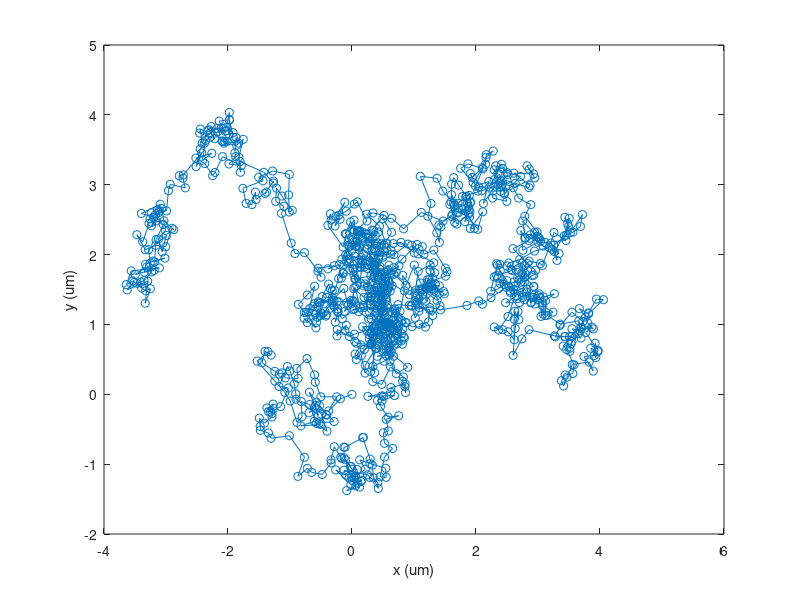
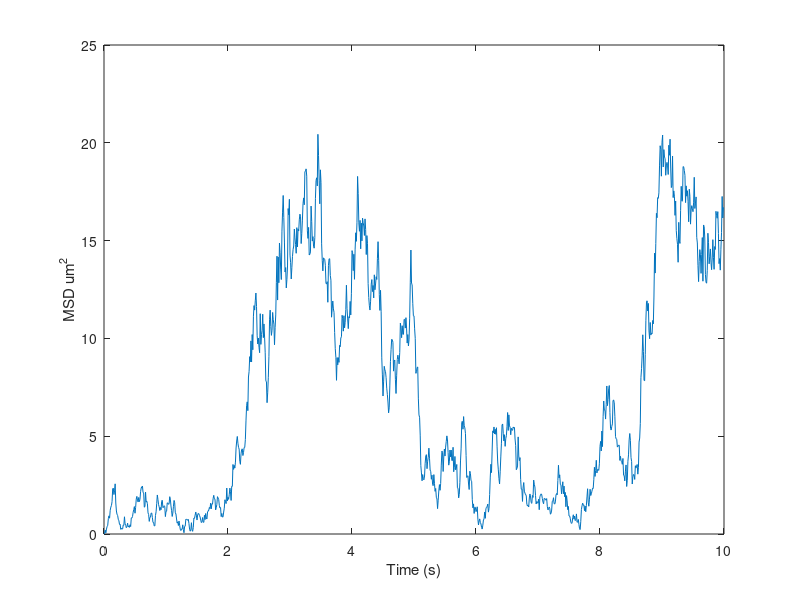

These charts were generated, in order, by the following MATLAB code: (Note: this script raises an error after producing the figures.)
%20.430 PSET 2 
%Authors: Laura Schwendeman


%Question 1
%% Question 1.1 

%calculate Fbound
kon = 0.05; %s
koff = 0.45; %s 

Fbound = kon/(kon+koff)

%simulate diffusion in 2D
Dfree = 1; %um^2/s

tau = 0.01; %s
nsteps = 1000; 
tspan = 0:tau:nsteps*tau; 


%initialize a vector with all the x,y positions
x = zeros(nsteps,1);
y = zeros(nsteps,1); 

%get the parameters of the random gaussian
meanStep = 0; 
sigmaStep = sqrt(2*Dfree*tau);

%get all the displacement steps for ea direction
xsteps = normrnd(meanStep, sigmaStep, nsteps-1, 1);
ysteps = normrnd(meanStep, sigmaStep, nsteps-1, 1);

%get all the possitions by cummulatively summing each step
x(2:end) = cumsum(xsteps); 
y(2:end) = cumsum(ysteps);

%plot the diffusion
figure; 
plot(x,y, 'o-'); 
xlabel('x (um)');
ylabel('y (um)');


%% Question 1.2

error_vec = zeros(1,nsteps);
meanerror_vec = zeros(1,nsteps);

for step = 2:length(error_vec)
    
    error_vec(step) = x(step)^2 + y(step)^2; 
    meanerror_vec(step) = error_vec(step); 


end

figure; 
plot(0:tau:(nsteps*tau-tau), meanerror_vec); 
xlabel("Time (s)")
ylabel("MSD um^2")


%% Question 1.3


%% Question 1.4
close all;

 BoundCounter = 0;

 tau = .01; %s
 kon = .05; %s^-1
 koff = .45; %s^-1
 
 nsteps = 10000; 


 Pon = 1-exp(-kon*tau); %%ask about this
 Poff = 1-exp(-koff*tau); 

 xloc = zeros(nsteps, 1);
 yloc = zeros(nsteps, 1);
 BoundLog = zeros(nsteps,1);

 %for diffusion timesteps
 Dfree = 1; %um^
 sigmaStep = sqrt(2*Dfree*tau);


 for i = 2:nsteps
    
     %generate a uniform random number
     rn = rand();

     %calculate Pon and Poff
     % stepsincelastflip = stepsincelastflip +1;
     % Pon = 1-exp(-kon*tau*stepsincelastflip);
     % Poff = 1-exp(-kon*tau*stepsincelastflip);

     if BoundCounter %bound
        
       xloc(i) = xloc(i-1);
       yloc(i) = yloc(i-1);

        if rn < Poff
            BoundCounter = 0;
            
        end
        
     else %free
        xstep = normrnd(0, sigmaStep);
        ystep = normrnd(0, sigmaStep);
       xloc(i) = xloc(i-1)+xstep;
       yloc(i) = yloc(i-1) + ystep;
      

        %check if crossing the wall
        [xloc(i), yloc(i)] = checkWall(xloc(i), yloc(i), xstep, ystep);


        if rn < Pon
            BoundCounter = 1;
            
        end

     end

     BoundLog(i) = BoundCounter; 
   
    
     %plot real time: 
      %plot
%  figure(1)
% plot(xloc(:), yloc(:),'-k')
% plot(xloc(BoundLog == 1), yloc(BoundLog == 1), 'ob');
% plot(xloc(BoundLog == 0), yloc(BoundLog == 0), 'or');
% hold on
% plot([4,4],[-2,2], 'r')
% plot([-4,-4],[-2,2], 'r')
% plot([4,-4],[2,2], 'r')
% plot([4,-4],[-2,-2], 'r')
% pause(0.01)


 end


 %plot
 figure(1)
 hold on;
plot(xloc(:), yloc(:),'-k')
plot(xloc(BoundLog == 0), yloc(BoundLog == 0), 'or');
plot(xloc(BoundLog == 1), yloc(BoundLog == 1), 'ob', 'LineWidth', 6);
hold on
plot([4,4],[-2,2], 'r')
plot([-4,-4],[-2,2], 'r')
plot([4,-4],[2,2], 'r')
plot([4,-4],[-2,-2], 'r')
xlabel('x (um)')
ylabel('y (um)')
legend("path","Free","Bound")

percentBound = sum(BoundLog)/nsteps

numBindingEvents = sum(diff(BoundLog) == -1)


%% 1.5
close all; 

nproteins = 500;
 nsteps = 1000; 

%diff-rxn parameters
tau = .01; %s
 kon = .05; %s^-1
 koff = .45; %s^-1


 %initialize protein array
 xloc = zeros(nsteps, nproteins);
 yloc = zeros(nsteps, nproteins);
 BoundLog = zeros(nsteps, nproteins);

 xloc(1,:) = rand(1,nproteins)*8-4;
 yloc(1,:) = rand(1,nproteins)*4-2;

 BoundLog(1,:) = binornd(1,Fbound,1,nproteins);


 %generate all of the random values
 xsteps = normrnd(0, sigmaStep,nsteps,nproteins);
 ysteps = normrnd(0, sigmaStep,nsteps,nproteins);

 %now run the simulation for each protein
 for i = 2:nsteps
    
    

  for p = 1:nproteins%loop through each protein
       %generate a uniform random number
        rn = rand();

     if BoundLog(i-1,p) %bound
        
       xloc(i,p) = xloc(i-1,p);
       yloc(i,p) = yloc(i-1,p);

        if rn < Poff
            BoundLog(i,p) = 0;
        else
            BoundLog(i,p) = 1;
        end
        
     else %free
        xstep = xsteps(i,p);
        ystep = ysteps(i,p);
       xloc(i,p) = xloc(i-1,p)+xstep;
       yloc(i,p) = yloc(i-1,p) + ystep;
      

        %check if crossing the wall
        [xloc(i,p), yloc(i,p)] = checkWall(xloc(i,p), yloc(i,p), xstep, ystep);


        if rn < Pon
            BoundLog(i,p) = 1;
        else
            BoundLog(i,p) = 0;
            
        end

     end

  end  
  
  if mod(i,10) == 0
      
         figure(2)
     hold off;
    
    plot(xloc(i, BoundLog(i,:) == 0), yloc(i, BoundLog(i,:) == 0), 'or',xloc(i, BoundLog(i,:) == 1), yloc(i, BoundLog(i,:) == 1), 'ob', 'LineWidth', 6);
    % plot([4,4],[-2,2], 'r')
    % plot([-4,-4],[-2,2], 'r')
    % plot([4,-4],[2,2], 'r')
    % plot([4,-4],[-2,-2], 'r')
    xlabel('x (um)')
    ylabel('y (um)')
    legend("Free","Bound")
    title('Question 1.5')
    
    pause(.01)
    

  end

  
 end



%% Question 1.5 -- Jacquin's verion

% variables
k_on = .05;
k_off = .45;
f_bound = k_on/(k_on+k_off);
D_free = 1;
mu = 0;
delta_tau = .01;
n = 1000;
num_proteins = 500;
sigma = sqrt(2*D_free*delta_tau);
time = [0:.01:n*delta_tau-delta_tau];
rand_vect_x = normrnd(mu, sigma, [num_proteins,n]);
rand_vect_y = normrnd(mu, sigma, [num_proteins,n]);
X = zeros(num_proteins,n);
Y = zeros(num_proteins,n);
X(:,1) = -4 + (4-(-4)).*rand(num_proteins,1);
Y(:,1) = -2 + (2-(-2)).*rand(num_proteins,1);
MSD = zeros(num_proteins,n);
fit = zeros(num_proteins,1);
rand_vect_state = rand(num_proteins,n);
state_mat = zeros(num_proteins,n);
state_mat(:,1)= rand(num_proteins,1) < .1;

% diffusion simulation
P_bound = 1 - exp(-k_on*delta_tau);
P_unbound = 1 - exp(-k_off*delta_tau);
for i = 1:num_proteins
   state = state_mat(i,1);
   for iter = 2:n
       if state == 0
           if rand_vect_state(i, iter) < P_bound
               Y(i,iter) = Y(i,iter-1);
               X(i,iter) = X(i,iter-1);
               state = 1;
           else
               Y(i,iter) = Y(i,iter-1)+rand_vect_y(i,iter);
               X(i,iter) = X(i,iter-1)+rand_vect_x(i,iter);
               if Y(i,iter) > 2
                   Y(i,iter) = Y(i,iter-1)-rand_vect_y(i,iter);
               elseif Y(i,iter) < -2
                   Y(i,iter) = Y(i,iter-1)-rand_vect_y(i,iter);
               end
               if X(i,iter) > 4
                   X(i,iter) = X(i,iter-1)-rand_vect_x(i,iter);
               elseif X(i,iter) < -4
                   X(i,iter) = X(i,iter-1)-rand_vect_x(i,iter);
               end
           end
       else
           if rand_vect_state(i,iter) < P_unbound
               Y(i,iter) = Y(i,iter-1)+rand_vect_y(i,iter);
               X(i,iter) = X(i,iter-1)+rand_vect_x(i,iter);
               if Y(i,iter) > 2
                   Y(i,iter) = Y(i,iter-1)-rand_vect_y(i,iter);
               elseif Y(i,iter) < -2
                   Y(i,iter) = Y(i,iter-1)-rand_vect_y(i,iter);
               end
               if X(i,iter) > 4
                   X(i,iter) = X(i,iter-1)-rand_vect_x(i,iter);
               elseif X(iter) < -4
                   X(i,iter) = X(i,iter-1)-rand_vect_x(i,iter);
               end
               state = 0;
           else
               Y(i,iter) = Y(i,iter-1);
               X(i,iter) = X(i,iter-1);
           end
       end
       state_mat(i,iter) = state;
       MSD(i,iter) = (X(i,iter)-X(i,1)).^2+(Y(i,iter)-Y(i,1)).^2; 
   end
end

%% plot movie
bound_mat = zeros(n, 1)
figure('Position', [100 300 1500 500])

counter = 1;

for t = 1:10:n
   clf
   subplot(1,2,1)
   hold on
   plot(X(:,t), Y(:,t), 'r.')
   plot(X(state_mat(:,t)==1, t), Y(state_mat(:,t)==1, t), 'b.')
   plot([4,4],[-2,2], 'k')
   plot([-4,-4],[-2,2], 'k')
   plot([4,-4],[2,2], 'k')
   plot([4,-4],[-2,-2], 'k')
   xlabel('X (um)')
   ylabel('Y (um)')
   title('XY Plane Position of 500 Simulated Protein in Nucleus at t')
   xlim([-4.5 4.5])
   ylim([-2.5 2.5])
   legend('State = free', 'State = bound')
   
   hold off
  
   subplot(1,2,2)
   ylim([0,1])
   ylabel('Fraction')
   xlabel('Free (0) or Bound (1)')
   title('Fraction of Free and Bound Proteins')
   bound_ratio = [1-(sum(state_mat(:,t))/num_proteins), sum(state_mat(:,t))/num_proteins]
   bound_mat(t,1) = sum(state_mat(:,t))/num_proteins;
   hold on
   bar([0,1], bound_ratio)
   xticks([0,1])
   hold off
   F(counter) = getframe(gcf); 
   counter = counter +1; 
   pause(0.001)

 end
avg_p_bound = mean(nonzeros(bound_mat))


%% make Movie file
writerObj = VideoWriter('Question1pt5.mp4', 'MPEG-4'); %Attempt to create an mp4 file
open(writerObj);
for t= 1:counter

    writeVideo(writerObj,F(t))

end

close(writerObj);

%% Question 1.6
  
%new information
  damageBounds = [-.5, .5; -4,4]; 

  kon_outside = .05; %1/s
  kon_inside = 4.5; %1/s
 Dfree = .1; %s^-1
 tau = .01; %s

   D_free_vals = [100, 10, 1, .1, .01, .001, .0001];
for Dfree = D_free_vals
%initialize the problem
%diff-rxn parameters


 koff = .45; %s^-1

 nsteps = round(30/tau); 

 %initialize protein array
 xloc = zeros(nsteps, nproteins);
 yloc = zeros(nsteps, nproteins);
 BoundLog = zeros(nsteps, nproteins);
 damageLocationState = zeros(nsteps, nproteins);

 xloc(1,:) = rand(1,nproteins)*8-4;
 yloc(1,:) = rand(1,nproteins)*4-2;

 BoundLog(1,:) = binornd(1,Fbound,1,nproteins);
 damageLocationState(1,:) = isInDamagedRegion(xloc(1,:), yloc(1,:),damageBounds);

 %generate all of the random values
 xsteps = normrnd(0, sigmaStep,nsteps,nproteins);
 ysteps = normrnd(0, sigmaStep,nsteps,nproteins);


 %to check diffusion's effects
 
 %now simulate
sigmaStep = sqrt(2*Dfree*tau);
   for i = 2:nsteps
     

  for p = 1:nproteins%loop through each protein

       %generate a uniform random number
        rn = rand();

       %determine if in the damaged region
       damaged = damageLocationState(i-1,p);

       %now calculate the probability of being on
       if damaged %if in the damaged region
           kon = kon_inside; 
       else
           kon = kon_outside;
       end

        Pon = 1-exp(-kon*tau);

     if BoundLog(i-1,p) %bound
        
       xloc(i,p) = xloc(i-1,p);
       yloc(i,p) = yloc(i-1,p);

        if rn < Poff
            BoundLog(i,p) = 0;
        else
            BoundLog(i,p) = 1;
        end
        
     else %free
        xstep = xsteps(i,p);
        ystep = ysteps(i,p);
       xloc(i,p) = xloc(i-1,p)+xstep;
       yloc(i,p) = yloc(i-1,p) + ystep;
      

        %check if crossing the wall
        [xloc(i,p), yloc(i,p)] = checkWall(xloc(i,p), yloc(i,p), xstep, ystep);


        if rn < Pon
            BoundLog(i,p) = 1;
        else
            BoundLog(i,p) = 0;
            
        end

     end

     %update whether in a damaged region now
     damageLocationState(i,p) = isInDamagedRegion(xloc(i,p), yloc(i,p),damageBounds);

  end  
  
  % if mod(i,10) == 0
  % 
  %        figure(3)
  %    hold off;
  %   subplot(1,2,1);
  %   plot(xloc(i, BoundLog(i,:) == 0), yloc(i, BoundLog(i,:) == 0), 'or',xloc(i, BoundLog(i,:) == 1), yloc(i, BoundLog(i,:) == 1), 'ob', 'LineWidth', 6);
  %   % plot([4,4],[-2,2], 'r')
  %   % plot([-4,-4],[-2,2], 'r')
  %   % plot([4,-4],[2,2], 'r')
  %   % plot([4,-4],[-2,-2], 'r')
  %   xlabel('x (um)')
  %   ylabel('y (um)')
  %   legend("Free","Bound")
  %   title('Question 1.6')
  % 
  %   subplot(1,2,2); 
  %   histogram(xloc(i
  % ,:),8/.5)
  %   xlabel('x (um)')
  %   ylabel('number of particles')
  %   title(['t = ' num2str(tau*i)]);
  % 
  % 
  %   pause(.01)
  % 

  % end

  
   end

   %plot Dfree comparisons
   figure(8);
   hold on; 
   plot((1:nsteps)*delta_tau, sum(xloc(:,:) < .5 & xloc(:,:) > -.5 & BoundLog(:,:) == 1, 2))

end

   %% 
   title("number of bound proteins in region over time")
    xlabel("time (s)"); 
    ylabel("number of proteins bound to dna")
    legend("D = 100", "D = 10", "D = 1", "D = .1", "D = .01", "D = .001", "D = .0001")
    set(gca, 'FontSize', 12)



 %% 1.6 Jacquin's version

 %variables
k_on = .05;
k_off = .45;
k_damage = 4.5;
f_bound = k_on/(k_on+k_off);
D_free = 1;
mu = 0;
delta_tau = .01;
n = 3000;
num_proteins = 1000;
sigma = sqrt(2*D_free*delta_tau);
time = [0:.01:n*delta_tau-delta_tau];
rand_vect_x = normrnd(mu, sigma, [num_proteins,n]);
rand_vect_y = normrnd(mu, sigma, [num_proteins,n]);
X = zeros(num_proteins,n);
Y = zeros(num_proteins,n);
X(:,1) = -4 + (4-(-4)).*rand(num_proteins,1);
Y(:,1) = -2 + (2-(-2)).*rand(num_proteins,1);
MSD = zeros(num_proteins,n);
fit = zeros(num_proteins,1);
rand_vect_state = rand(num_proteins,n);
state_mat = zeros(num_proteins,n);
state_mat(:,1)= rand(num_proteins,1) < f_bound;

% diffusion simulation
P_bound = 1 - exp(-k_on*delta_tau);
P_unbound = 1 - exp(-k_off*delta_tau);
P_damage = 1 - exp(-k_damage*delta_tau);
for i = 1:num_proteins
   state = state_mat(i,1);
   for iter = 2:n
       if state == 0
           if X(i, iter-1) >= -.5 && X(i, iter-1) <= .5
               P_on = P_damage;
           else
               P_on = P_bound;
           end
           if rand_vect_state(i, iter) < P_on
               Y(i,iter) = Y(i,iter-1);
               X(i,iter) = X(i,iter-1);
               state = 1;
           else
               Y(i,iter) = Y(i,iter-1)+rand_vect_y(i,iter);
               X(i,iter) = X(i,iter-1)+rand_vect_x(i,iter);
               if Y(i,iter) > 2
                   Y(i,iter) = Y(i,iter-1)-rand_vect_y(i,iter);
               elseif Y(i,iter) < -2
                   Y(i,iter) = Y(i,iter-1)-rand_vect_y(i,iter);
               end
               if X(i,iter) > 4
                   X(i,iter) = X(i,iter-1)-rand_vect_x(i,iter);
               elseif X(i,iter) < -4
                   X(i,iter) = X(i,iter-1)-rand_vect_x(i,iter);
               end
           end
       else
           if rand_vect_state(i,iter) < P_unbound
               Y(i,iter) = Y(i,iter-1)+rand_vect_y(i,iter);
               X(i,iter) = X(i,iter-1)+rand_vect_x(i,iter);
               if Y(i,iter) > 2
                   Y(i,iter) = Y(i,iter-1)-rand_vect_y(i,iter);
               elseif Y(i,iter) < -2
                   Y(i,iter) = Y(i,iter-1)-rand_vect_y(i,iter);
               end
               if X(i,iter) > 4
                   X(i,iter) = X(i,iter-1)-rand_vect_x(i,iter);
               elseif X(iter) < -4
                   X(i,iter) = X(i,iter-1)-rand_vect_x(i,iter);
               end
               state = 0;
           else
               Y(i,iter) = Y(i,iter-1);
               X(i,iter) = X(i,iter-1);
           end
       end
       state_mat(i,iter) = state;
       MSD(i,iter) = (X(i,iter)-X(i,1)).^2+(Y(i,iter)-Y(i,1)).^2; 
   end   
end

% plot movie
bound_mat = zeros(n, 1);
figure('Position', [100 300 1500 500])
counter = 1; 
for t = 1:10:n
   clf
   subplot(1,2,1)
   hold on
   plot(X(:,t), Y(:,t), 'r.')
   plot(X(state_mat(:,t)==1, t), Y(state_mat(:,t)==1, t), 'b.')
   plot([4,4],[-2,2], 'k')
   plot([-4,-4],[-2,2], 'k')
   plot([4,-4],[2,2], 'k')
   plot([4,-4],[-2,-2], 'k')
   xlabel('X (um)')
   ylabel('Y (um)')
   title('XY Plane Position of 1000 Simulated Protein in Nucleus at t')
   xlim([-4.5 4.5])
   ylim([-2.5 2.5])
   legend('State = free', 'State = bound')
   hold off
  
   subplot(1,2,2)
   histogram(X(:,t), 16)
   ylim([0,250])
   xlim([-4,4])
   ylabel('Number of Partices')
   xlabel('Free (0) or Bound (1)')
   title('Particle Density of Proteins Along X-Axis')
   F(counter) = getframe(gcf);
   pause(0.001)
 end
avg_p_bound = mean(nonzeros(bound_mat));

%% make Movie file
writerObj = VideoWriter('Question1pt6.mp4', 'MPEG-4'); %Attempt to create an mp4 file
open(writerObj);
for t= 1:counter

    writeVideo(writerObj,F(t))

end

close(writerObj);



 %% Functions 
 
 %set the new x and y positions if you cross the wall boundary
function [xnew,ynew] = checkWall(x,y,xstep, ystep)

    if y >2
        ynew = y - 2*ystep;
    elseif y <-2 
        ynew = y - 2*ystep; 
    else 
        ynew = y;
    end

    if x > 4
        xnew = x - 2*xstep;
    elseif x < -4
        xnew = x - 2*xstep; 
    else 
        xnew = x; 
    end

end


%to return if a state is damaged or not
function [damageBin] = isInDamagedRegion(x,y,bounds)

    damageBin = all((x < bounds(1,2) & x > bounds(1,1)) & (y < bounds(2,2) & y>bounds(2,1))); 

end
